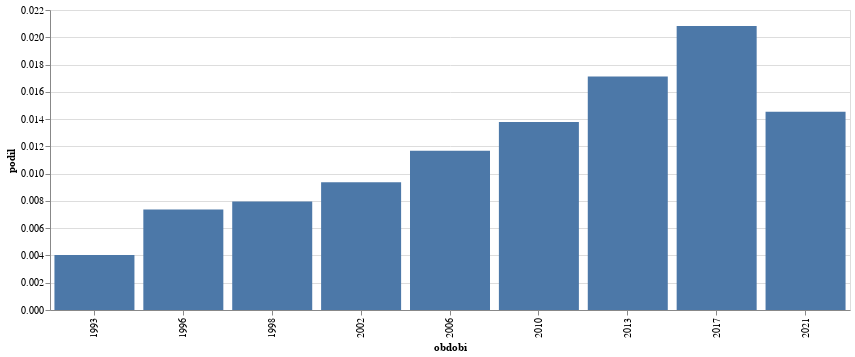

Notebook code for this chart:
### Code cell
graf_vyvoje("hluk",epocha="obdobi")

### Figure 1 — Vega-Lite specification as saved in the notebook (floating-point values rounded to 4 significant figures)
{"config": {"view": {"continuousWidth": 300, "continuousHeight": 300}}, "data": {"name": "data-ce42edd81af74ed428c223978085030a"}, "mark": {"type": "bar"}, "encoding": {"x": {"field": "obdobi", "type": "nominal"}, "y": {"field": "podil", "type": "quantitative"}}, "width": 800, "$schema": "https://vega.github.io/schema/vega-lite/v5.8.0.json", "datasets": {"data-ce42edd81af74ed428c223978085030a": [{"id": 121, "obdobi": 1993, "id_right": 29982, "podil": 0.004036}, {"id": 227, "obdobi": 1996, "id_right": 30822, "podil": 0.007365}, {"id": 642, "obdobi": 1998, "id_right": 80691, "podil": 0.007956}, {"id": 770, "obdobi": 2002, "id_right": 82166, "podil": 0.009371}, {"id": 671, "obdobi": 2006, "id_right": 57418, "podil": 0.01169}, {"id": 640, "obdobi": 2010, "id_right": 46416, "podil": 0.01379}, {"id": 1436, "obdobi": 2013, "id_right": 83854, "podil": 0.01713}, {"id": 1894, "obdobi": 2017, "id_right": 90923, "podil": 0.02083}, {"id": 1206, "obdobi": 2021, "id_right": 82903, "podil": 0.01455}]}}
